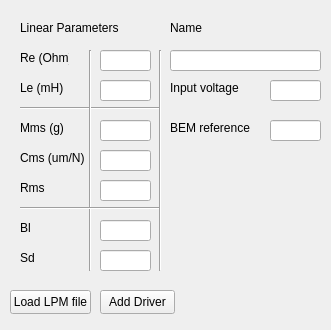
<?xml version="1.0" encoding="UTF-8"?>
<ui version="4.0">
 <class>Form</class>
 <widget class="QWidget" name="Form">
  <property name="geometry">
   <rect>
    <x>0</x>
    <y>0</y>
    <width>331</width>
    <height>330</height>
   </rect>
  </property>
  <property name="windowTitle">
   <string>Form</string>
  </property>
  <widget class="QLabel" name="label">
   <property name="geometry">
    <rect>
     <x>20</x>
     <y>50</y>
     <width>49</width>
     <height>16</height>
    </rect>
   </property>
   <property name="text">
    <string>Re (Ohm)</string>
   </property>
  </widget>
  <widget class="QLabel" name="label_2">
   <property name="geometry">
    <rect>
     <x>20</x>
     <y>80</y>
     <width>49</width>
     <height>16</height>
    </rect>
   </property>
   <property name="text">
    <string>Le (mH)</string>
   </property>
  </widget>
  <widget class="QLabel" name="label_3">
   <property name="geometry">
    <rect>
     <x>20</x>
     <y>120</y>
     <width>49</width>
     <height>16</height>
    </rect>
   </property>
   <property name="text">
    <string>Mms (g)</string>
   </property>
  </widget>
  <widget class="QLabel" name="label_4">
   <property name="geometry">
    <rect>
     <x>20</x>
     <y>150</y>
     <width>71</width>
     <height>16</height>
    </rect>
   </property>
   <property name="text">
    <string>Cms (um/N)</string>
   </property>
  </widget>
  <widget class="QLabel" name="label_5">
   <property name="geometry">
    <rect>
     <x>20</x>
     <y>180</y>
     <width>49</width>
     <height>16</height>
    </rect>
   </property>
   <property name="text">
    <string>Rms</string>
   </property>
  </widget>
  <widget class="QLabel" name="label_6">
   <property name="geometry">
    <rect>
     <x>20</x>
     <y>220</y>
     <width>49</width>
     <height>16</height>
    </rect>
   </property>
   <property name="text">
    <string>Bl</string>
   </property>
  </widget>
  <widget class="QLabel" name="label_7">
   <property name="geometry">
    <rect>
     <x>20</x>
     <y>250</y>
     <width>49</width>
     <height>16</height>
    </rect>
   </property>
   <property name="text">
    <string>Sd</string>
   </property>
  </widget>
  <widget class="QLineEdit" name="lineEdit">
   <property name="geometry">
    <rect>
     <x>100</x>
     <y>50</y>
     <width>51</width>
     <height>21</height>
    </rect>
   </property>
  </widget>
  <widget class="QLineEdit" name="lineEdit_2">
   <property name="geometry">
    <rect>
     <x>100</x>
     <y>80</y>
     <width>51</width>
     <height>21</height>
    </rect>
   </property>
  </widget>
  <widget class="QLineEdit" name="lineEdit_3">
   <property name="geometry">
    <rect>
     <x>100</x>
     <y>150</y>
     <width>51</width>
     <height>21</height>
    </rect>
   </property>
  </widget>
  <widget class="QLineEdit" name="lineEdit_4">
   <property name="geometry">
    <rect>
     <x>100</x>
     <y>120</y>
     <width>51</width>
     <height>21</height>
    </rect>
   </property>
  </widget>
  <widget class="QLineEdit" name="lineEdit_5">
   <property name="geometry">
    <rect>
     <x>100</x>
     <y>180</y>
     <width>51</width>
     <height>21</height>
    </rect>
   </property>
  </widget>
  <widget class="QLineEdit" name="lineEdit_6">
   <property name="geometry">
    <rect>
     <x>100</x>
     <y>250</y>
     <width>51</width>
     <height>21</height>
    </rect>
   </property>
  </widget>
  <widget class="QLineEdit" name="lineEdit_7">
   <property name="geometry">
    <rect>
     <x>100</x>
     <y>220</y>
     <width>51</width>
     <height>21</height>
    </rect>
   </property>
  </widget>
  <widget class="Line" name="line">
   <property name="geometry">
    <rect>
     <x>20</x>
     <y>100</y>
     <width>141</width>
     <height>16</height>
    </rect>
   </property>
   <property name="orientation">
    <enum>Qt::Horizontal</enum>
   </property>
  </widget>
  <widget class="Line" name="line_2">
   <property name="geometry">
    <rect>
     <x>80</x>
     <y>50</y>
     <width>20</width>
     <height>221</height>
    </rect>
   </property>
   <property name="orientation">
    <enum>Qt::Vertical</enum>
   </property>
  </widget>
  <widget class="Line" name="line_3">
   <property name="geometry">
    <rect>
     <x>20</x>
     <y>200</y>
     <width>141</width>
     <height>16</height>
    </rect>
   </property>
   <property name="orientation">
    <enum>Qt::Horizontal</enum>
   </property>
  </widget>
  <widget class="Line" name="line_4">
   <property name="geometry">
    <rect>
     <x>150</x>
     <y>50</y>
     <width>20</width>
     <height>221</height>
    </rect>
   </property>
   <property name="orientation">
    <enum>Qt::Vertical</enum>
   </property>
  </widget>
  <widget class="QLabel" name="label_8">
   <property name="geometry">
    <rect>
     <x>20</x>
     <y>20</y>
     <width>141</width>
     <height>16</height>
    </rect>
   </property>
   <property name="text">
    <string>Linear Parameters</string>
   </property>
  </widget>
  <widget class="QPushButton" name="pushButton">
   <property name="geometry">
    <rect>
     <x>10</x>
     <y>290</y>
     <width>81</width>
     <height>24</height>
    </rect>
   </property>
   <property name="text">
    <string>Load LPM file</string>
   </property>
  </widget>
  <widget class="QPushButton" name="pushButton_2">
   <property name="geometry">
    <rect>
     <x>100</x>
     <y>290</y>
     <width>75</width>
     <height>24</height>
    </rect>
   </property>
   <property name="text">
    <string>Add Driver</string>
   </property>
  </widget>
  <widget class="QLineEdit" name="lineEdit_8">
   <property name="geometry">
    <rect>
     <x>170</x>
     <y>50</y>
     <width>151</width>
     <height>21</height>
    </rect>
   </property>
  </widget>
  <widget class="QLineEdit" name="lineEdit_9">
   <property name="geometry">
    <rect>
     <x>270</x>
     <y>80</y>
     <width>51</width>
     <height>21</height>
    </rect>
   </property>
  </widget>
  <widget class="QLabel" name="label_9">
   <property name="geometry">
    <rect>
     <x>170</x>
     <y>120</y>
     <width>81</width>
     <height>16</height>
    </rect>
   </property>
   <property name="text">
    <string>BEM reference</string>
   </property>
  </widget>
  <widget class="QLabel" name="label_10">
   <property name="geometry">
    <rect>
     <x>170</x>
     <y>20</y>
     <width>49</width>
     <height>16</height>
    </rect>
   </property>
   <property name="text">
    <string>Name</string>
   </property>
  </widget>
  <widget class="QLabel" name="label_11">
   <property name="geometry">
    <rect>
     <x>170</x>
     <y>80</y>
     <width>71</width>
     <height>16</height>
    </rect>
   </property>
   <property name="text">
    <string>Input voltage</string>
   </property>
  </widget>
  <widget class="QLineEdit" name="lineEdit_10">
   <property name="geometry">
    <rect>
     <x>270</x>
     <y>120</y>
     <width>51</width>
     <height>21</height>
    </rect>
   </property>
  </widget>
 </widget>
 <resources/>
 <connections/>
</ui>
